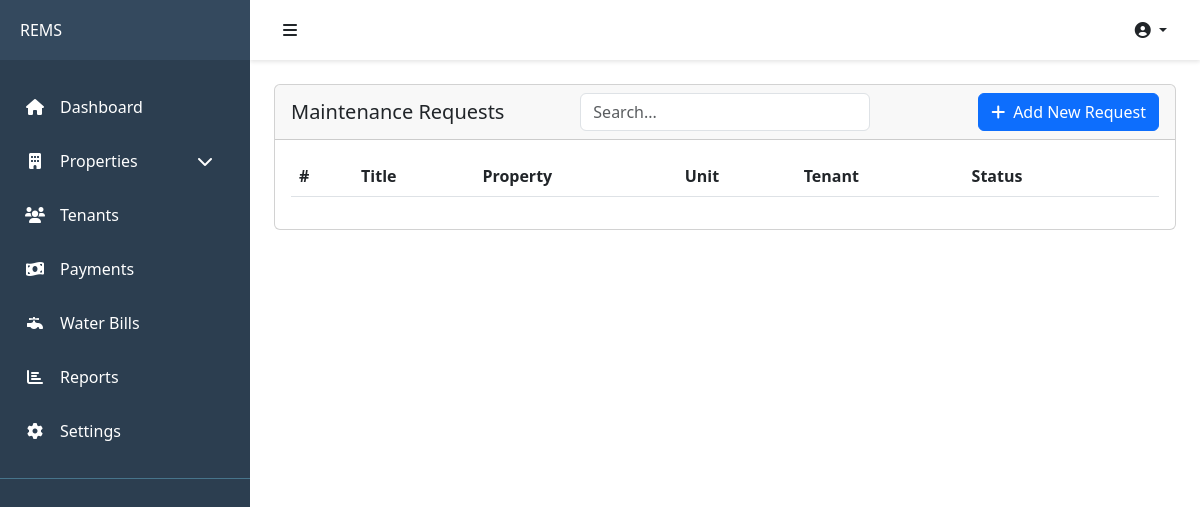
The page /properties/maintenance-requests/ (signed in) on the database as committed earlier.
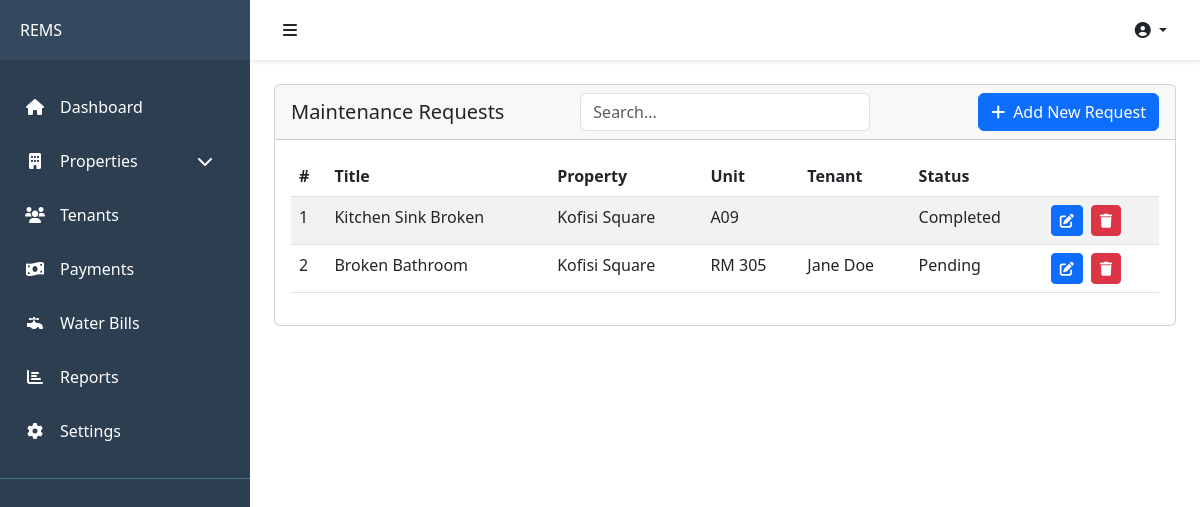
The same page on the database as committed later.
### apps/properties/models.py (models this page shows, shortened)
class MaintenanceRequest(AbstractBaseModel):
    title = models.CharField(max_length=255)
    property = models.ForeignKey(Property, on_delete=models.CASCADE)
    unit = models.ForeignKey(PropertyUnit, on_delete=models.CASCADE)
    description = models.TextField()
    status = models.CharField(max_length=255, default=MaintenanceStatuses.PENDING.value, choices=MaintenanceStatuses.choices())
    image = models.ImageField(upload_to='maintenance/', blank=True, null=True)

class Property(AbstractBaseModel):
    owner = models.ForeignKey('users.User', on_delete=models.CASCADE)
    name = models.CharField(max_length=255)
    phone_number = models.CharField(max_length=255, null=True, blank=True)
    description = models.TextField()
    address = models.CharField(max_length=255)
    city = models.CharField(max_length=255)
    country = models.CharField(max_length=255)
    units = models.PositiveIntegerField()
    def __str__(self):
        return self.name

class PropertyUnit(AbstractBaseModel):
    property = models.ForeignKey(Property, on_delete=models.CASCADE, related_name="propertyunits")
    name = models.CharField(max_length=255)
    rent = models.DecimalField(max_digits=10, decimal_places=2, default=0.00)
    is_occupied = models.BooleanField(default=False)
    floor = models.CharField(max_length=255, null=True, blank=True, default="1") #models.PositiveIntegerField(default=1)
    unit_type = models.CharField(max_length=255, null=True, blank=True)
    tenant = models.ForeignKey('tenants.Tenant', on_delete=models.SET_NULL, null=True, blank=True)
    status = models.CharField(max_length=255, null=True, blank=True)
    size = models.FloatField(default=0)
    def __str__(self):
        return self.name

### apps/tenants/models.py (models this page shows, shortened)
class Tenant(AbstractBaseModel):
    user = models.OneToOneField('users.User', on_delete=models.CASCADE)
    lease_date = models.DateField(null=True)
    move_in_date = models.DateField(null=True)
    status = models.CharField(max_length=255, default='Active')
    occupation = models.CharField(max_length=255, null=True, blank=True)
    lease_duration = models.CharField(max_length=255, null=True, blank=True)
    renews_every = models.CharField(max_length=255, null=True, blank=True)

### apps/users/models.py (models this page shows, shortened)
class User(AbstractUser, AbstractBaseModel):
    role = models.CharField(max_length=255, default='Landlord')
    phone = models.CharField(max_length=255, blank=True, null=True)
    address = models.TextField(blank=True, null=True)
    city = models.CharField(max_length=255, blank=True, null=True)
    state = models.CharField(max_length=255, blank=True, null=True)
    zip_code = models.CharField(max_length=255, blank=True, null=True)
    country = models.CharField(max_length=255, blank=True, null=True)
    avatar = models.ImageField(upload_to='avatars/', blank=True, null=True)
    gender = models.CharField(max_length=255, blank=True, null=True)
    id_number = models.CharField(max_length=255, null=True, blank=True)
    def name(self):
        return f'{self.first_name} {self.last_name}'

### apps/properties/views.py (the view)
# urls.py: path('maintenance-requests/', maintenance_requests, name='maintenance-requests'),
@login_required
def maintenance_requests(request):
    maintenance_requests = MaintenanceRequest.objects.all().order_by("-created_at")
    units = PropertyUnit.objects.all().order_by("-created_at")
    context = {
        "maintenance_requests": maintenance_requests,
        "units": units
    }
    return render(request, 'properties/maintenance_requests/maintenance_requests.html', context)

### templates/properties/maintenance_requests/maintenance_requests.html (shortened to what this page needs)
{% extends "base.html" %}
{% block content %}
<div class="card">
    <div class="card-header">
        <div class="d-flex justify-content-between align-items-center">
            <div class="col">
            <h5 class="mb-0">Maintenance Requests</h5>
        </div>
            <div class="col">
                <input type="text" class="form-control" placeholder="Search..."
                id="searchInput" value="{{ search_query }}">
            </div>
            <div class="col text-end">
            <button class="btn btn-primary" data-bs-toggle="modal" data-bs-target="#newRequestModal">
                <i class="fas fa-plus me-2"></i>Add New Request
            </button>
        </div>
        </div>
    </div>
    <div class="card-body">
        <table id="tenantsTable" class="table table-striped" style="width:100%">
            <thead>
                <tr>
                    <th>#</th>
                    <th>Title</th>
                    <th>Property</th>
                    <th>Unit</th>
                    <th>Tenant</th>
                    <th>Status</th>
                    <th></th>
                </tr>
            </thead>
            <tbody>
                {% for request in maintenance_requests %}
                <tr>
                    <td>{{forloop.counter}}</td>
                    <td>{{request.title}}</td>
                    <td>{{request.property}}</td>
                    <td>{{request.unit}}</td>
                    <td>{{request.unit.tenant.user.name}}</td>
                    <td><span class="tenant-status status-active">{{request.status}}</span></td>
                    <td>
                        <button class="btn btn-sm btn-primary me-1" data-bs-toggle="modal" data-bs-target="#editRequestModal{{request.id}}"><i class="fas fa-edit"></i></button>
                        <button class="btn btn-sm btn-danger" data-bs-toggle="modal" data-bs-target="#deleteRequestModal{{request.id}}"><i class="fas fa-trash"></i></button>
                    </td>
                </tr>
                {% endfor %}
            </tbody>
        </table>
    </div>
</div>
{% endblock content %}

### templates/base.html (shortened to what this page needs)
<!DOCTYPE html>
<html lang="en">
<head>
    <link href="https://cdnjs.cloudflare.com/ajax/libs/font-awesome/6.0.0/css/all.min.css" rel="stylesheet">
    <link href="https://cdnjs.cloudflare.com/ajax/libs/bootstrap/5.3.0/css/bootstrap.min.css" rel="stylesheet">
</head>
<body>
    <div class="wrapper">
        {% include "includes/sidebar.html" %}
        <div id="content">
            <div class="topbar">
                <button type="button" id="sidebarCollapse" class="btn">
                    <i class="fas fa-bars"></i>
                </button>
                <div class="ms-auto d-flex align-items-center">
                    <div class="dropdown">
                        <button class="btn dropdown-toggle" type="button" id="userDropdown" data-bs-toggle="dropdown">
                            <i class="fas fa-user-circle"></i>
                        </button>
                    </div>
                </div>
            </div>
            <div class="container-fluid p-4">
                {% block content %}
                {% endblock %}
            </div>
        </div>
    </div>
</body>
</html>

### templates/includes/sidebar.html (shortened to what this page needs)
<nav id="sidebar">
    <div class="sidebar-header d-flex align-items-center">
        <span class="nav-label">REMS</span>
    </div>
    <ul class="list-unstyled components">
        <li>
            <a href="{% url 'home' %}" class="active">
                <i class="fas fa-home"></i>
                <span class="nav-label">Dashboard</span>
            </a>
        </li>
        <li>
            <a href="#propertiesSubmenu" data-bs-toggle="collapse">
                <i class="fas fa-building"></i>
                <span class="nav-label">Properties</span>
                <i class="fas fa-chevron-down ms-auto"></i>
            </a>
        </li>
        <li>
            <a href="{% url 'tenants' %}">
                <i class="fas fa-users"></i>
                <span class="nav-label">Tenants</span>
            </a>
        </li>
        <li>
            <a href="#">
                <i class="fas fa-money-bill-wave"></i>
                <span class="nav-label">Payments</span>
            </a>
        </li>
        <li>
            <a href="{% url 'water-bills' %}">
                <i class="fas fa-faucet"></i>
                <span class="nav-label">Water Bills</span>
            </a>
        </li>
        <li>
            <a href="#">
                <i class="fas fa-chart-bar"></i>
                <span class="nav-label">Reports</span>
            </a>
        </li>
        <li>
            <a href="#">
                <i class="fas fa-cog"></i>
                <span class="nav-label">Settings</span>
            </a>
        </li>
    </ul>
</nav>

### templates/base.html (style rules this page uses)
:root { --sidebar-width: 250px; --sidebar-collapsed-width: 70px; --topbar-height: 60px; --primary-color: #2c3e50; --secondary-color: #34495e; }
.wrapper { display: flex; width: 100%; min-height: 100vh; }
#sidebar { width: var(--sidebar-width); background: var(--primary-color); color: #fff; transition: all 0.3s; position: fixed; height: 100vh; z-index: 1000; }
#sidebar .sidebar-header { padding: 20px; background: var(--secondary-color); height: var(--topbar-height); }
#sidebar ul.components { padding: 20px 0; border-bottom: 1px solid #47748b; }
#sidebar ul li a { padding: 15px 20px; display: flex; align-items: center; color: #fff; text-decoration: none; transition: all 0.3s; }
#sidebar ul li a i { margin-right: 10px; width: 30px; text-align: center; }
#content { width: calc(100% - var(--sidebar-width)); margin-left: var(--sidebar-width); transition: all 0.3s; }
.topbar { height: var(--topbar-height); background: #fff; box-shadow: 0 2px 4px rgba(0,0,0,0.1); display: flex; align-items: center; padding: 0 20px; }

Rows that differ between the two databases and show on the page:
added MaintenanceRequest: title "Kitchen Sink Broken", property "Kofisi Square", unit "A09", status "Completed"
added MaintenanceRequest: title "Broken Bathroom", property "Kofisi Square", unit "RM 305", unit.tenant.user.name "Jane Doe", status "Pending"
